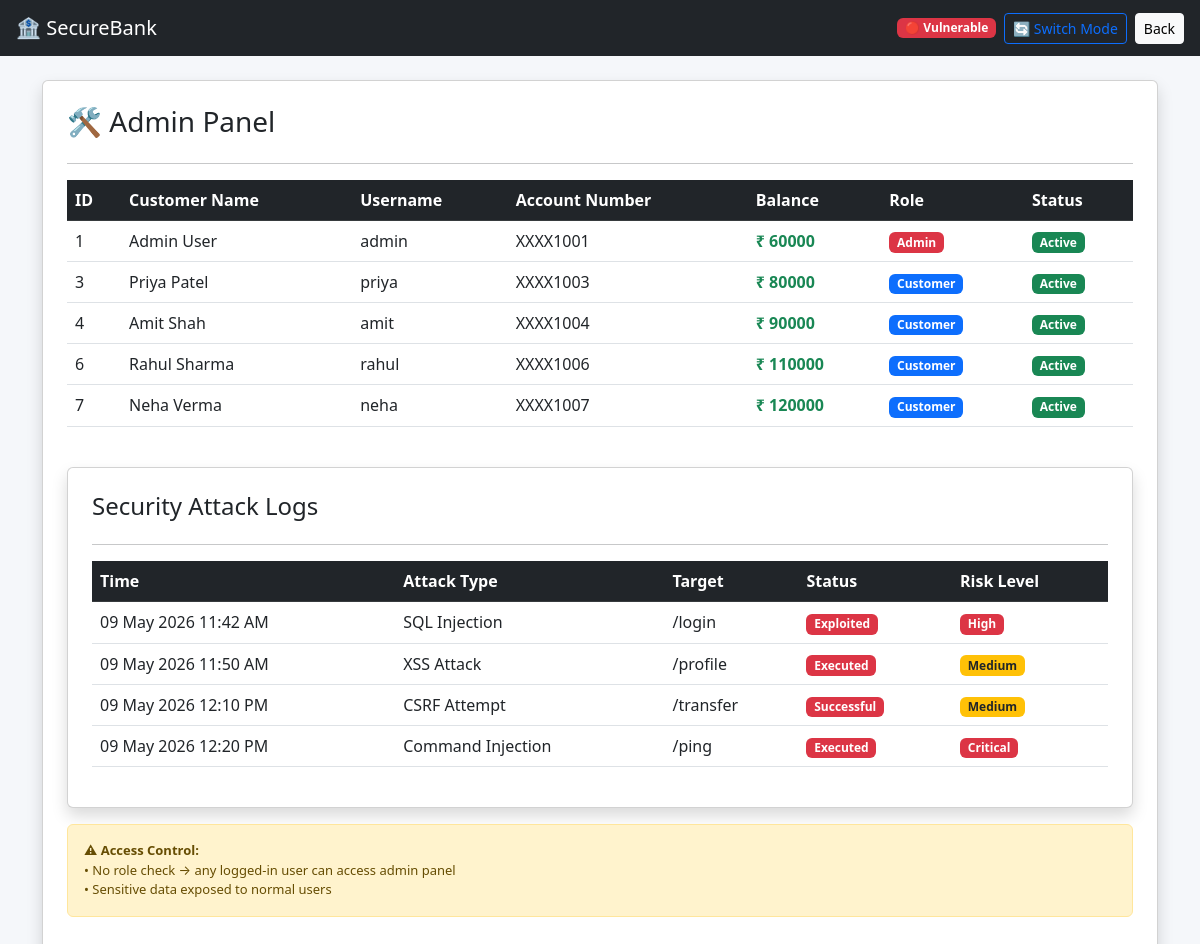
The page /admin (signed in) on the database its author committed.
### tables this page shows
CREATE TABLE users (
    id INTEGER PRIMARY KEY AUTOINCREMENT,
    username TEXT,
    password TEXT,
    bio TEXT
);

### app.py (the view)
@app.route("/admin")
def admin():
    if "user" not in session:
        return redirect("/")
    mode = session.get("mode", "vulnerable")
    if mode == "secure" and session["user"] != "admin":
        return "Access Denied!"
    conn = sqlite3.connect("database.db")
    c = conn.cursor()
    users = c.execute("SELECT id, username FROM users").fetchall()
    conn.close()
    return render_template("admin.html", users=users, mode=mode)

### templates/admin.html (shortened to what this page needs)
<!DOCTYPE html>
<html lang="en">
<head>
    <link href="https://cdn.jsdelivr.net/npm/bootstrap@5.3.0/dist/css/bootstrap.min.css" rel="stylesheet">
</head>
<body style="background-color:#f5f7fa;">
    <nav class="navbar navbar-dark bg-dark px-3">
        <span class="navbar-brand">🏦 SecureBank</span>
        <div class="d-flex align-items-center gap-2">
            {% if mode == "vulnerable" %}
                <span class="badge bg-danger">🔴 Vulnerable</span>
            {% else %}
                <span class="badge bg-success">🟢 Secure</span>
            {% endif %}
            <a href="/toggle_mode" class="btn btn-outline-primary btn-sm">
                🔄 Switch Mode
            </a>
            <a href="/dashboard" class="btn btn-light btn-sm">Back</a>
        </div>
    </nav>
    <div class="container mt-4">
        <div class="card shadow p-4">
            <h3>🛠 Admin Panel</h3>
            <hr>
            <div class="table-responsive">
    <table class="table table-hover align-middle">
        <thead class="table-dark">
            <tr>
                <th>ID</th>
                <th>Customer Name</th>
                <th>Username</th>
                <th>Account Number</th>
                <th>Balance</th>
                <th>Role</th>
                <th>Status</th>
            </tr>
        </thead>
        <tbody>
            {% for u in users %}
            <tr>
                <td>{{ u[0] }}</td>
                <td>
                    {% if u[1] == "admin" %}
                        Admin User
                    {% elif u[1] == "rahul" %}
                        Rahul Sharma
                    {% elif u[1] == "priya" %}
                        Priya Patel
                    {% elif u[1] == "amit" %}
                        Amit Shah
                    {% elif u[1] == "neha" %}
                        Neha Verma
                    {% else %}
                        Customer
                    {% endif %}
                </td>
                <td>{{ u[1] }}</td>
                <td>
                    XXXX{{ 1000 + u[0] }}
                </td>
                <td class="text-success fw-bold">
                    ₹ {{ 50000 + (u[0] * 10000) }}
                </td>
                <td>
                    {% if u[1] == "admin" %}
                        <span class="badge bg-danger">Admin</span>
                    {% else %}
                        <span class="badge bg-primary">Customer</span>
                    {% endif %}
                </td>
                <td>
                    <span class="badge bg-success">
                        Active
                    </span>
                </td>
            </tr>
            {% endfor %}
        </tbody>
    </table>
</div>
<div class="card shadow p-4 mt-4">
    <h4>
        Security Attack Logs
    </h4>
    <hr>
    <div class="table-responsive">
        <table class="table table-hover align-middle">
            <thead class="table-dark">
                <tr>
                    <th>Time</th>
                    <th>Attack Type</th>
                    <th>Target</th>
                    <th>Status</th>
                    <th>Risk Level</th>
                </tr>
            </thead>
            <tbody>
                <tr>
                    <td>09 May 2026 11:42 AM</td>
                    <td>SQL Injection</td>
                    <td>/login</td>
                    <td>
                        {% if mode == "vulnerable" %}
                            <span class="badge bg-danger">
                                Exploited
                            </span>
                        {% else %}
                            <span class="badge bg-success">
                                Blocked
                            </span>
                        {% endif %}
                    </td>
                    <td>
                        <span class="badge bg-danger">
                            High
                        </span>
                    </td>
                </tr>
                <tr>
                    <td>09 May 2026 11:50 AM</td>
                    <td>XSS Attack</td>
                    <td>/profile</td>
                    <td>
                        {% if mode == "vulnerable" %}
                            <span class="badge bg-danger">
                                Executed
                            </span>
                        {% else %}
                            <span class="badge bg-success">
                                Prevented
                            </span>
                        {% endif %}
                    </td>
                    <td>
                        <span class="badge bg-warning text-dark">
                            Medium
                        </span>
                    </td>
                </tr>
                <tr>
                    <td>09 May 2026 12:10 PM</td>
                    <td>CSRF Attempt</td>
                    <td>/transfer</td>
                    <td>
                        {% if mode == "vulnerable" %}
                            <span class="badge bg-danger">
                                Successful
                            </span>
                        {% else %}
                            <span class="badge bg-success">
                                Blocked
                            </span>
                        {% endif %}
                    </td>
                    <td>
                        <span class="badge bg-warning text-dark">
                            Medium
                        </span>
                    </td>
                </tr>
                <tr>
                    <td>09 May 2026 12:20 PM</td>
                    <td>Command Injection</td>
                    <td>/ping</td>
                    <td>
                        {% if mode == "vulnerable" %}
                            <span class="badge bg-danger">
                                Executed
                            </span>
                        {% else %}
                            <span class="badge bg-success">
                                Blocked
                            </span>
                        {% endif %}
                    </td>
                    <td>
                        <span class="badge bg-danger">
                            Critical
                        </span>
                    </td>
                </tr>
            </tbody>
        </table>
    </div>
</div>
            <div class="alert alert-warning mt-3" style="font-size: 13px;">
                <strong>⚠ Access Control:</strong><br>
                {% if mode == "vulnerable" %}
                    • No role check → any logged-in user can access admin panel<br>
                    • Sensitive data exposed to normal users
                {% else %}
                    • Only admin can access this page<br>
                    • Unauthorized users are blocked
                {% endif %}
            </div>
        </div>
    </div>
</body>
</html>

### rows shown on the page
users: id "1", shows "Admin User", username "admin", 1000+u[0] "1001", value "60000"
users: id "3", shows "Priya Patel", username "priya", 1000+u[0] "1003", value "80000", shows "Customer"
users: id "4", shows "Amit Shah", username "amit", 1000+u[0] "1004", value "90000", shows "Customer"
users: id "6", shows "Rahul Sharma", username "rahul", 1000+u[0] "1006", value "110000", shows "Customer"
users: id "7", shows "Neha Verma", username "neha", 1000+u[0] "1007", value "120000", shows "Customer"
